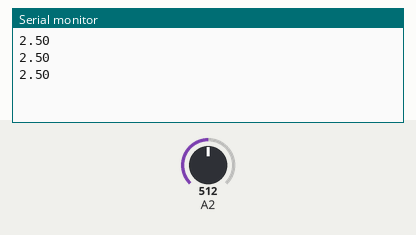
Bench run of a sketch on a simulated Arduino Uno, built with avr-gcc and run on an emulated ATmega328P. Parts: the last lines printed to the serial monitor. The inputs (shaded band) are chosen by the test bench; at power-on: A2 = 512.

Above: at 1.3 s.
1.4 s: A2 set to 716
At 1.9 s:
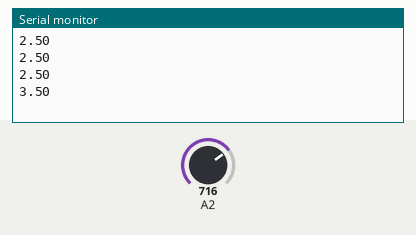
2.9 s: A2 set to 900
At 3.4 s:
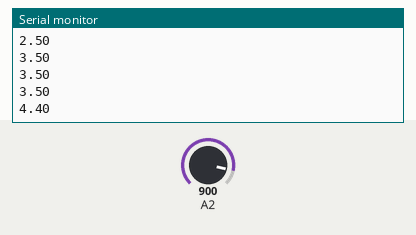
Timing chart, 0 to 5.9 s (numbered marks = the images above; inputs shaded):
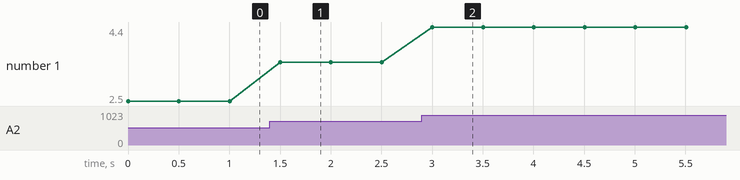

Measured:
- after the input at 1.4 s, the serial monitor: prints a new line after 0.10 s (image 1)
- after the input at 2.9 s, the serial monitor: prints a new line after 0.10 s (image 2)
- plotted number 1: 2.5 → 3.5 after the input at 1.4 s, 3.5 → 4.4 after the input at 2.9 s

The sketch:

Ph_Voltage_Calibration.ino
```cpp
int pH_Value;
float Voltage;

int RelayPin2 = 7;
int RelayPin1 = 4;

void setup() {
  Serial.begin(9600);
  pinMode(pH_Value, INPUT);

 //pinMode(RelayPin2, OUTPUT);//Relay
 //pinMode(RelayPin1, OUTPUT);//Relay
}

void loop() {
  //digitalWrite(RelayPin2, LOW);
  //digitalWrite(RelayPin1, LOW);
  pH_Value = analogRead(A2);
  Voltage = pH_Value * (5.0 / 1023.0);
  Serial.println(Voltage);
  delay(500);

}
```
